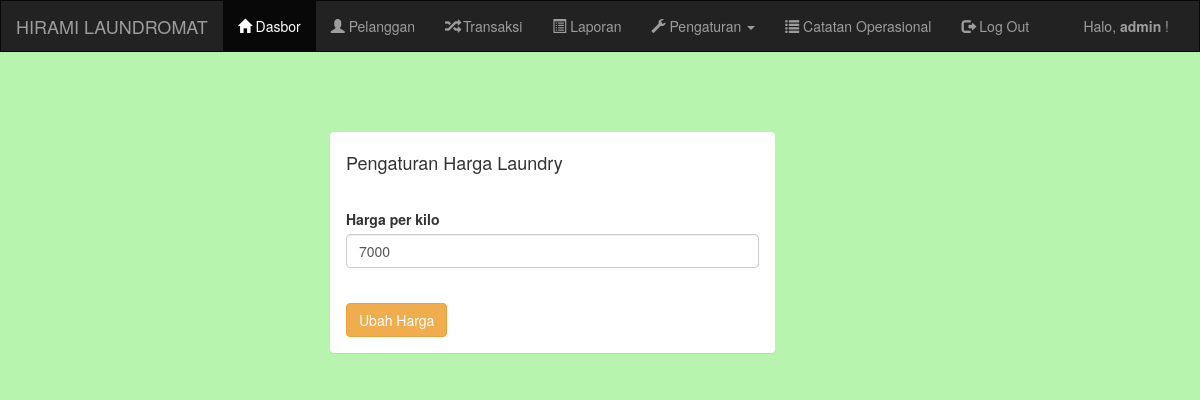
/admin/harga.php (signed in), run on an earlier commit of the app's database.
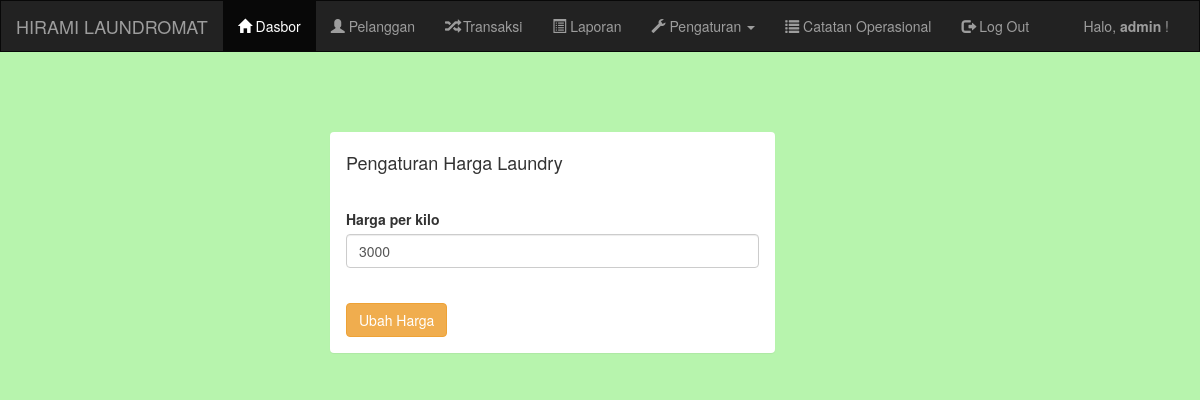
And on a later commit of the database.
### tables this page shows
CREATE TABLE `harga` (
  `harga_per_kilo` int(11) NOT NULL
);

### admin/harga.php (the view, shortened to what this page needs)
<?php include 'header.php'; ?>
<div class="container">
    <br/>
    <br/>
    <br/>
    <div class="col-md-5 col-md-offset-3">
        <div class="panel">
            <div class="panel-heading">
                <h4>Pengaturan Harga Laundry</h4>
            </div>
            <div class="panel-body">
                <?php
                include '../koneksi.php';
                $data = mysqli_query($koneksi,"select harga_per_kilo from harga");
                while($d=mysqli_fetch_array($data)){
                    ?>
                    <form method="post" action="harga_update.php">
                        <div class="form-group">
                            <label>Harga per kilo</label>
                            <input type="number" class="form-control" name="harga" value="<?php echo $d['harga_per_kilo']; ?>">
                        </div>
                        <br/>
                        <input type="submit" class="btn btn-warning" value="Ubah Harga">
                    </form>
                    <?php
                }
                ?>
            </div>
        </div>
    </div>
</div>
<?php include 'footer.php'; ?>

What changed in the data, as far as the page shows it:
removed harga: harga "7000"
added harga: harga "3000"
